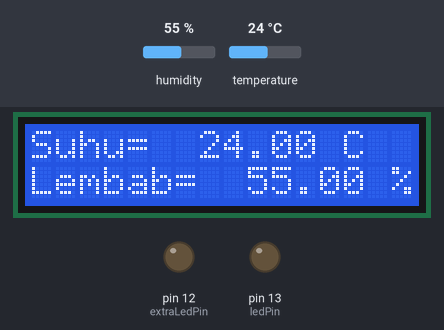
Simulated run of this sketch. Board: Arduino Uno, built with avr-gcc and run on an emulated ATmega328P. Parts: 16×2 character LCD, output pins drawn as LEDs (lit = HIGH). The test bench sets the inputs (shaded band); at power-on: temperature 24 °C, humidity 55 %. What the sketch prints to the serial monitor is not drawn.

Above: at 1.2 s.
1.3 s: temperature set to 24.6 °C
At 2.4 s:
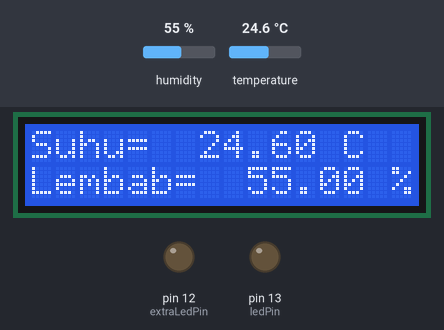
4.1 s: temperature set to 25.8 °C
At 5.5 s:
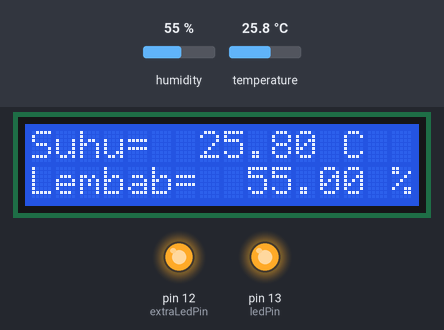
6.9 s: humidity set to 22 %
At 9.2 s:
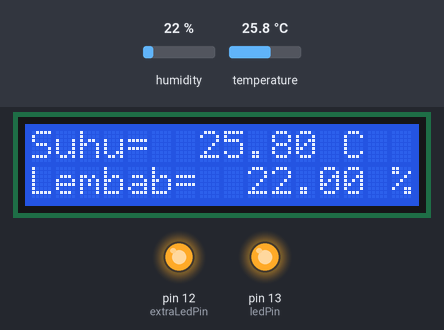
9.9 s: humidity set to 40 %
At 11.1 s:
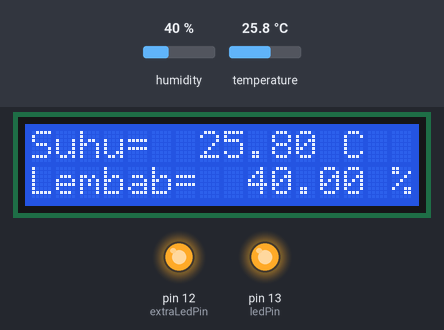
Timing chart, 0 to 12.9 s (numbered marks = the images above; inputs shaded):
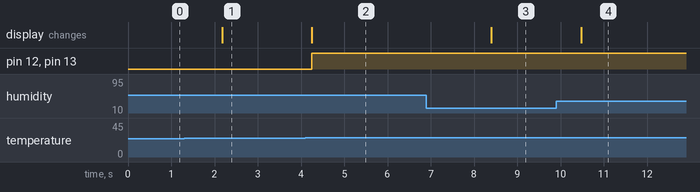

Measured:
- the behaviour switches between 24.9 and 25 °C on temperature (found by bisection; images 1 and 2)
- after the input at 1.3 s, the display: changes after 0.88 s (image 1)
- after the input at 4.1 s, pin 12 (extraLedPin), pin 13 (ledPin): LOW → HIGH after 0.15 s; the display: changes after 0.15 s (image 2)
- after the input at 6.9 s, the display: changes after 1.5 s (image 3)
- after the input at 9.9 s, the display: changes after 0.58 s (image 4)

The sketch:

1b.OnewireBacaSuhuLED.ino
```cpp
#include <LiquidCrystal_I2C.h>
#include <DHT.h>

#define DHTPIN 8
#define DHTTYPE DHT22

DHT dht(DHTPIN, DHTTYPE);
LiquidCrystal_I2C lcd(0x27, 16, 2);

const int ledPin = 13;  // Pin LED built-in Arduino
const int extraLedPin = 12;  // Pin untuk LED tambahan
const float thresholdTemperature = 25.0;  // Ambang suhu yang ingin Anda tentukan

void setup() {
  Serial.begin(9600);
  Serial.println("Sistem Monitoring Suhu");
  lcd.begin(16, 2);
  dht.begin();

  pinMode(ledPin, OUTPUT);
  pinMode(extraLedPin, OUTPUT);  // Tentukan pin sebagai OUTPUT untuk LED tambahan
}

void loop() {
  float t = dht.readTemperature();
  float h = dht.readHumidity();

  Serial.println("Suhu = ");
  Serial.print(t);
  Serial.println(" C");
  Serial.println("Kelembaban = ");
  Serial.print(h);
  Serial.println(" %");

  lcd.setCursor(0, 0);
  lcd.println("Suhu=");
  lcd.print(t);
  lcd.println(" C");
  lcd.setCursor(0, 1);
  lcd.println("Lembab=");
  lcd.print(h);
  lcd.println(" %");

  // Menyalakan LED built-in Arduino jika suhu mencapai ambang tertentu
  if (t >= thresholdTemperature) {
    digitalWrite(ledPin, HIGH);  // Menyalakan LED built-in Arduino
    digitalWrite(extraLedPin, HIGH);  // Menyalakan LED tambahan
  } else {
    digitalWrite(ledPin, LOW);  // Matikan LED built-in Arduino jika suhu tidak mencapai ambang tertentu
    digitalWrite(extraLedPin, LOW);  // Matikan LED tambahan
  }

  delay(1000);  // Tunggu sejenak sebelum membaca suhu kembali
}
```
